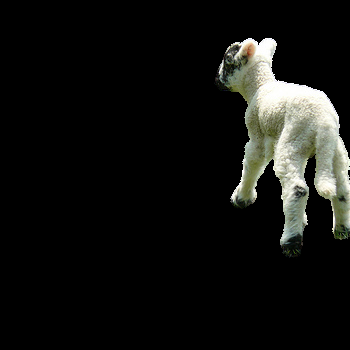
#> input picture 73.png_no_bg.png, 350 x 350 px
$ python koutu.py
#> lines starting #> are read from the running program, lines starting #| are printed output that depends on the picture; after the words box and inside, x2 and y2 are one past the last pixel; in counts of white or black regions, pixels touching at a corner belong together; pictures that were not available may be replaced by others from this repository, and a replacement may not be noted
import cv2
import tkinter as tk
from PIL import Image, ImageDraw
from tkinter import filedialog
import numpy as np

from removebg import RemoveBg


def gaussianblur(img, mask_2):#mask_2为灰度; mask mask_3为RGB mask; processed为高斯模糊后的原图
    processed = img
    for i in range(1,5):
        processed = cv2.GaussianBlur(processed, (5, 5), 0)
    mask_3 = cv2.cvtColor(mask_2, cv2.COLOR_GRAY2RGB)
    Rol_imagea_1 = cv2.bitwise_and(mask_3, img)
    Rol_imagea_2 = cv2.bitwise_and(~mask_3, processed)

    Rol_imageb_1 = cv2.bitwise_and(~mask_3, img)
    Rol_imageb_2 = cv2.bitwise_and(mask_3, processed)

    cv2.imshow('Image A', cv2.bitwise_or(Rol_imagea_1, Rol_imagea_2))
    cv2.imshow('Image B', cv2.bitwise_or(Rol_imageb_1, Rol_imageb_2))
    cv2.imwrite('../Image_A.png', cv2.bitwise_or(Rol_imagea_1, Rol_imagea_2))
    cv2.imwrite('../Image_B.png', cv2.bitwise_or(Rol_imageb_1, Rol_imageb_2))


if __name__ == '__main__':
    root = tk.Tk()
    root.withdraw()
    Fpath = filedialog.askopenfilenames()
#> the answer given: ../73.png_no_bg.png
    path = Fpath[0]
    # rmbg = RemoveBg("vkQcyPZkFWiJDvN7iazbnpaF", "error.log")  # 引号内是你获取的API
    # rmbg.remove_background_from_img_file(path)  # 图片地址 得到抠图的图像
    path_nobg = path + '_no_bg.png'
    img = cv2.imread(path)
#> img is the input picture: shape (350, 350, 3); mean B, G, R 17.6, 19.9, 19.4
    img_nobg = cv2.imread(path_nobg)
    img_nobg = cv2.resize(img_nobg, (img.shape[0], img.shape[1]))
    cv2.imwrite(path_nobg, img_nobg)
    img_nobg = cv2.imread(path_nobg)
    ##########################将黑色像素转换为白色
    black_pixels = np.where(
        (img_nobg[:, :, 0] == 0) &
        (img_nobg[:, :, 1] == 0) &
        (img_nobg[:, :, 2] == 0)
    )
#> black_pixels = 107731 positions, rows 0 to 349, columns 0 to 349
    img_nobg[black_pixels] = [255, 255, 255]
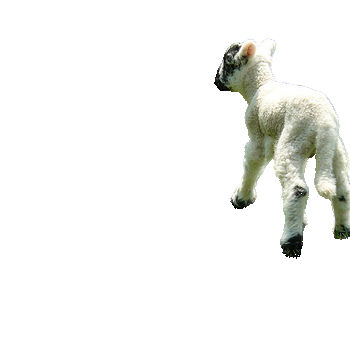
#> img_nobg: shape (350, 350, 3); mean B, G, R 241.8, 244.2, 243.7
    ####################转换完成进行阈值处理
    gray = cv2.cvtColor(img_nobg, cv2.COLOR_BGR2GRAY)
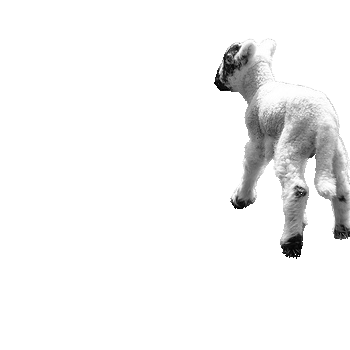
#> gray: shape (350, 350); min 0, max 255, mean 243.8
    retval, mask1 = cv2.threshold(gray, 254, 255, cv2.THRESH_BINARY)###############生成第一个Mask
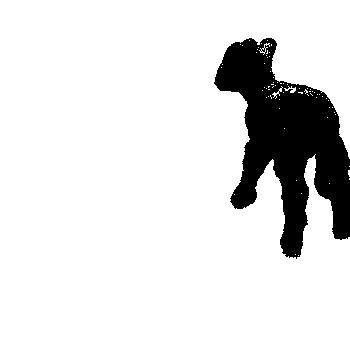
#> mask1: shape (350, 350); 88.1% white; 1 black region, box (x1, y1, x2, y2) and area: (214, 38, 350, 259) 14544
    ##########################生成第二个Mask
    mask2 = ~mask1
    ##########################保存两张Mask图
    cv2.imwrite('../MaskA.jpg', mask1)
    cv2.imwrite('../MaskB.jpg', mask2)
    ##########################利用Mask生成高斯模糊图像


    imageA = gaussianblur(img, mask1)
#> the loop in gaussianblur, `for i in range(1,5):` made 4 passes
#> pass 2, in gaussianblur, `processed = cv2.GaussianBlur(processed, (5, 5), 0)`:
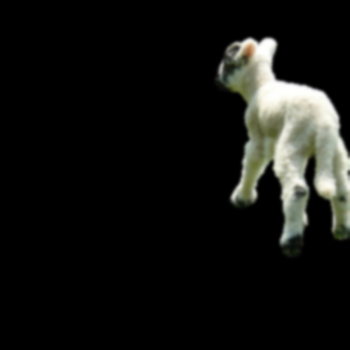
#> processed: shape (350, 350, 3); mean B, G, R 17.6, 19.9, 19.4
#> in gaussianblur, `Rol_imagea_1 = cv2.bitwise_and(mask_3, img)`:
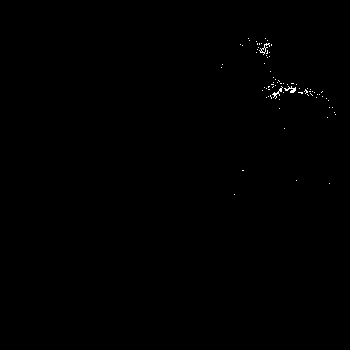
#> Rol_imagea_1: shape (350, 350, 3); mean B, G, R 0.5, 0.5, 0.5
#> in gaussianblur, `cv2.imshow('Image A', cv2.bitwise_or(Rol_imagea_1, Rol_imagea_2))`:
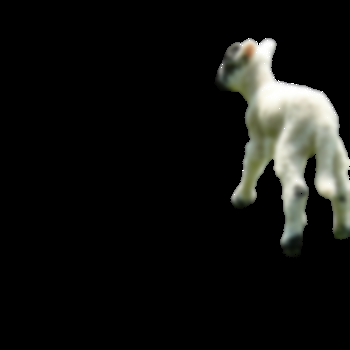
#> window 'Image A': shape (350, 350, 3); mean B, G, R 16.8, 19, 18.5
#> in gaussianblur, `cv2.imshow('Image B', cv2.bitwise_or(Rol_imageb_1, Rol_imageb_2))`:
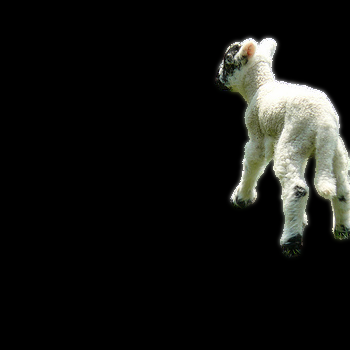
#> window 'Image B': shape (350, 350, 3); mean B, G, R 18.4, 20.8, 20.3

    imageB = gaussianblur(img, mask2)

    cv2.imshow("Mask A" ,mask1)
    cv2.imshow("Mask B", mask2)

    ########生成MASK成功
    cv2.waitKey(0)
